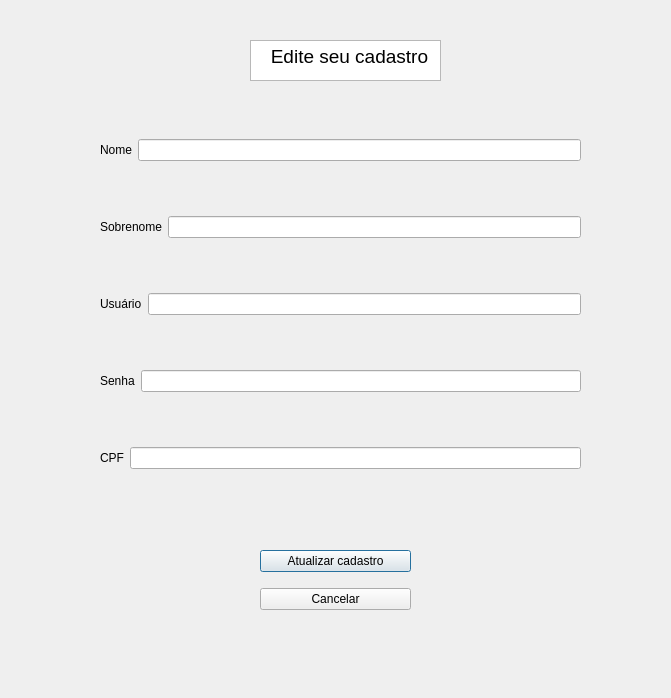
<?xml version="1.0" encoding="UTF-8"?>
<ui version="4.0">
 <class>atualizar</class>
 <widget class="QDialog" name="atualizar">
  <property name="geometry">
   <rect>
    <x>0</x>
    <y>0</y>
    <width>671</width>
    <height>698</height>
   </rect>
  </property>
  <property name="windowTitle">
   <string>Dialog</string>
  </property>
  <widget class="QWidget" name="layoutWidget">
   <property name="geometry">
    <rect>
     <x>260</x>
     <y>540</y>
     <width>151</width>
     <height>81</height>
    </rect>
   </property>
   <layout class="QVBoxLayout" name="verticalLayout_3">
    <item>
     <widget class="QPushButton" name="btnconfirm_2">
      <property name="text">
       <string>Atualizar cadastro</string>
      </property>
     </widget>
    </item>
    <item>
     <widget class="QPushButton" name="btncancel_2">
      <property name="text">
       <string>Cancelar</string>
      </property>
     </widget>
    </item>
   </layout>
  </widget>
  <widget class="QWidget" name="layoutWidget_2">
   <property name="geometry">
    <rect>
     <x>100</x>
     <y>90</y>
     <width>481</width>
     <height>431</height>
    </rect>
   </property>
   <layout class="QVBoxLayout" name="verticalLayout_4">
    <item>
     <layout class="QHBoxLayout" name="horizontalLayout_7">
      <item>
       <widget class="QLabel" name="label_7">
        <property name="text">
         <string>Nome</string>
        </property>
       </widget>
      </item>
      <item>
       <widget class="QLineEdit" name="txtnome_2"/>
      </item>
     </layout>
    </item>
    <item>
     <layout class="QHBoxLayout" name="horizontalLayout_8">
      <item>
       <widget class="QLabel" name="label_8">
        <property name="text">
         <string>Sobrenome</string>
        </property>
       </widget>
      </item>
      <item>
       <widget class="QLineEdit" name="txtsobrenome_2"/>
      </item>
     </layout>
    </item>
    <item>
     <layout class="QHBoxLayout" name="horizontalLayout_9">
      <item>
       <widget class="QLabel" name="label_9">
        <property name="text">
         <string>Usuário</string>
        </property>
       </widget>
      </item>
      <item>
       <widget class="QLineEdit" name="txtnick_2"/>
      </item>
     </layout>
    </item>
    <item>
     <layout class="QHBoxLayout" name="horizontalLayout_10">
      <item>
       <widget class="QLabel" name="label_10">
        <property name="text">
         <string>Senha</string>
        </property>
       </widget>
      </item>
      <item>
       <widget class="QLineEdit" name="txtsenha_2"/>
      </item>
     </layout>
    </item>
    <item>
     <layout class="QHBoxLayout" name="horizontalLayout_11">
      <item>
       <widget class="QLabel" name="label_11">
        <property name="text">
         <string>CPF</string>
        </property>
       </widget>
      </item>
      <item>
       <widget class="QLineEdit" name="txtcpf_2"/>
      </item>
     </layout>
    </item>
   </layout>
  </widget>
  <widget class="QTextBrowser" name="textBrowser">
   <property name="geometry">
    <rect>
     <x>250</x>
     <y>40</y>
     <width>191</width>
     <height>41</height>
    </rect>
   </property>
   <property name="html">
    <string>&lt;!DOCTYPE HTML PUBLIC &quot;-//W3C//DTD HTML 4.0//EN&quot; &quot;http://www.w3.org/TR/REC-html40/strict.dtd&quot;&gt;
&lt;html&gt;&lt;head&gt;&lt;meta name=&quot;qrichtext&quot; content=&quot;1&quot; /&gt;&lt;meta charset=&quot;utf-8&quot; /&gt;&lt;style type=&quot;text/css&quot;&gt;
p, li { white-space: pre-wrap; }
&lt;/style&gt;&lt;/head&gt;&lt;body style=&quot; font-family:'Segoe UI'; font-size:9pt; font-weight:400; font-style:normal;&quot;&gt;
&lt;p align=&quot;justify&quot; style=&quot; margin-top:0px; margin-bottom:0px; margin-left:0px; margin-right:0px; -qt-block-indent:0; text-indent:0px;&quot;&gt;&lt;span style=&quot; font-size:14pt;&quot;&gt;   Edite seu cadastro&lt;/span&gt;&lt;/p&gt;&lt;/body&gt;&lt;/html&gt;</string>
   </property>
  </widget>
 </widget>
 <resources/>
 <connections/>
</ui>
